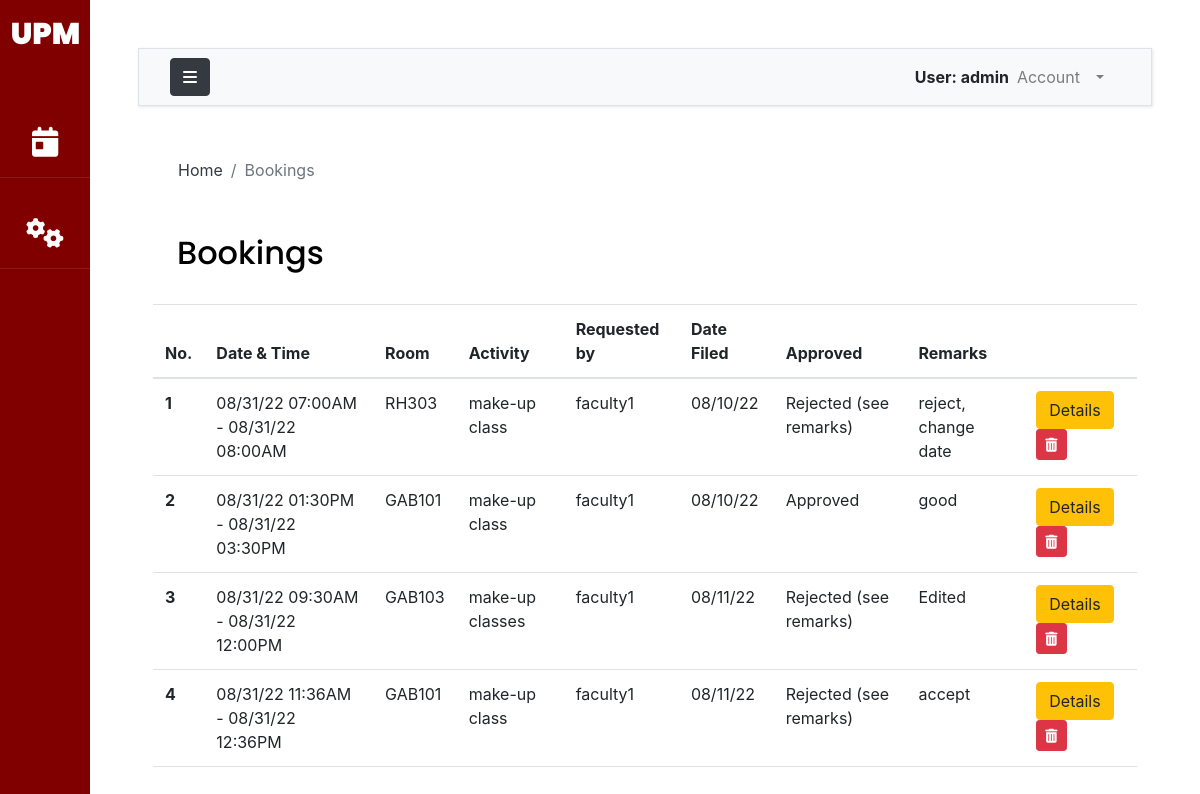
Page /booking/ (signed in) on the committed database.
### accounts/models.py (models this page shows, shortened)
class AuthUser(AbstractUser):
    FACULTY = 1
    STAFF = 2
    OCS = 3
    ADPD = 4
    AO = 5
    USER_TYPE_CHOICES = (
        (FACULTY, 'Faculty'),
        (STAFF, 'Staff'),
        (OCS, 'OCS'),
        (ADPD, 'ADPD'),
        (AO,'AO')
    )
    first_name = models.CharField(max_length=200)
    last_name = models.CharField(max_length=200)
    email = models.EmailField(unique=True, validators=[
        EmailValidator(allowlist=['up.edu.ph'])
    ])
    college = models.ForeignKey("UPM.College",on_delete=models.CASCADE,null=True,blank=True)
    department = models.ForeignKey("UPM.Department",on_delete=models.CASCADE,null=True,blank=True)
    user_type = models.PositiveSmallIntegerField(choices=USER_TYPE_CHOICES,null=True)
    def __str__(self):
        return self.username

### bookingapp/models.py (models this page shows, shortened)
class Booking(models.Model):
    room = models.ForeignKey(Room,on_delete=models.CASCADE,null=True)
    faculty =  models.ForeignKey(Faculty,on_delete=models.CASCADE,null=True,blank = True)
    approver =  models.ForeignKey(ADPD,on_delete=models.CASCADE,null=True,blank=True)
    booker = models.ForeignKey(AuthUser,on_delete=models.CASCADE,null=True,blank=True)
    dept_or_office = models.CharField(max_length=300,null=True,blank=True)
    organization = models.CharField(max_length=300,null=True,blank=True)
    subject = models.CharField(max_length=300, null=True,blank=True)
    activity = models.CharField(max_length=300,null=True)
    isApproved = models.BooleanField(null=True, blank = True)
    isEdited = models.BooleanField(null=True, blank = True)
    date_approved = models.DateField(null=True,blank=True)
    date_created = models.DateTimeField(auto_now_add=True,blank=True)
    start_time = models.DateTimeField(null=True)
    end_time = models.DateTimeField(null=True)
    numofstudents = models.IntegerField(null=True)
    equipment = models.TextField(null=True, blank=True)
    remarks = models.TextField(null=True, blank=True)

### UPM/models.py (models this page shows, shortened)
class Room(models.Model):
    name = models.CharField(max_length=300,null=True, unique=True)
    slug = models.SlugField(null=True)
    room_type =models.ForeignKey(RoomType,on_delete=models.CASCADE,null=True)
    college = models.ForeignKey(College,on_delete=models.CASCADE,null=True)
    building = models.ForeignKey(Building, on_delete=models.CASCADE, null=True)
    capacity = models.IntegerField()
    def __str__(self):
        return self.name

### bookingapp/views.py (the view)
# urls.py: path('', views.viewBookings, name='viewBookings'),
@login_required(login_url='loginPage')
def viewBookings(request):
    if request.user.user_type == 1 or request.user.user_type == 2:
        bookings = Booking.objects.filter(booker=request.user)
    elif request.user.user_type == None:
        bookings = Booking.objects.all()
    else:
        college = request.user.college
        print(college)
        bookings = Booking.objects.filter(room__college=college)
    context={'bookings':bookings}
    return render(request, 'booking/booking.html',context)

### templates/booking/booking.html (shortened to what this page needs)
{% extends 'base.html' %}
{% load static %}
{% load crispy_forms_tags %}
{% block breadcrumb %}
<nav aria-label="breadcrumb">
  <ol class="breadcrumb mt-3 ms-4 bg-body">
    <li class="breadcrumb-item"><a href="{% url 'indexPage' %}" class="text-dark">Home</a></li>
    <li class="breadcrumb-item active" aria-current="page">Bookings</li>
  </ol>
</nav>
{% endblock breadcrumb %}
{% block content %}
<div class = "container-fluid">
    <h2 class="py-4 px-4">Bookings</h2>
    <table class="table">
        <thead>
          <tr>
            <th scope="col">No.</th>
            <th scope="col">Date & Time</th>
            <th scope="col">Room</th>
            <th scope="col">Activity</th>
            <th scope="col">Requested by</th>
            <th scope="col">Date Filed</th>
            <th scope="col">Approved</th>
            <th scope="col">Remarks</th>
            <th scope="col"></th>
          </tr>
        </thead>
        <tbody>
          {% for booking in bookings %}
          <tr>
            <th scope="row">{{forloop.counter}}</th>
            <td>{{booking.start_time|date:"m/d/y h:iA"}} - {{booking.end_time|date:"m/d/y h:iA"}}</td>
            <td>{{booking.room}}</td>
            <td>{{booking.activity}}</td>
            <td>{{booking.booker}}</td>
            <td>{{booking.date_created|date:"m/d/y"}}</td>
            {% if booking.isApproved == True %}
                <td>Approved</td>
            {% elif booking.isApproved == False %}
                <td>Rejected (see remarks)</td>
            {% else %}
                <td>Not yet approved</td>
            {% endif %}
            <td>{{booking.remarks}}</td>
            <td>
              <a class='btn btn-warning ' href="{% url 'bookingDetails' booking.id%}"> Details</a>
              {% if booking.booker == request.user or request.user.user_type == 3 or request.user.user_type == None %}
              <button class='btn btn-danger btn-sm' data-bs-toggle="modal" data-bs-target="#deletePopup{{booking.id}}"><i class="fa-solid fa-trash-can"></i></button>
              {%endif%}
            </td>
          </tr>
          {% endfor %}
        </tbody>
      </table>
</div>
{% endblock content %}

### templates/base.html (shortened to what this page needs)
{% load static %}
{% load crispy_forms_tags %}
<!DOCTYPE html>
<html lang="en">
    <head>
        {% include 'css_modules.html' %}
    </head>
    <body>
        <div class="wrapper d-flex align-items-stretch">
            <nav id="sidebar" class="active">
                <h1><a href="{% url 'indexPage' %}" class="logo mt-2 pt-2">UPM</a></h1>
                <ul class="list-unstyled components mb-5">
                    {% if request.user.is_authenticated %}
                    <li>
                        <a href="{% url 'viewBookings' %}"><i class="fa-solid fa-calendar-day"></i> <span class="link_label ms-1"> Bookings</span></a>
                    </li>
                        {% if request.user.user_type == none %}
                        <li>
                            <a data-bs-toggle="collapse" href="#collapseOptions" role="button" aria-expanded="false" aria-controls="collapseOptions" id="clps"><i class="fa fa-cogs"></i> <span class="link_label">Administrator</span></a>
                        </li>
                        {% endif %}
                    {% else %}
                    <li>
                        <a href="{% url 'roomView' %}"><i class="fa-solid fa-door-closed"></i> <span class="link_label ms-1">View Rooms</span></a>
                    </li>
                    {% endif %}
                </ul>
            </nav>
            <div id="content" class="p-4 p-md-5 bg-body">
                <nav class="navbar navbar-expand-lg navbar-light bg-light border">
                    <div class="container-fluid">
                        <button type="button" id="sidebarCollapse" class="btn btn-dark">
                            <i class="fa fa-bars"></i>
                        </button>
                        <div class="collapse navbar-collapse" id="navbarSupportedContent">
                            <ul class="nav navbar-nav ml-auto">
                                <span class="fw-bolder mt-2">User: {{request.user}}</span>
                                {% if request.user.is_authenticated %}
                                <li class="nav-item dropdown me-3 pe-3">
                                        <a class="nav-link dropdown-toggle" href="#" id="navbarDropdown" role="button" data-bs-toggle="dropdown" aria-expanded="false">
                                        Account
                                        </a>
                                    </li>
                                {% else %}
                                    <a class='text-secondary mt-2 ms-2 me-3 pe-3' href="{% url 'loginPage' %}" id="navbarDropdown" >
                                       <strong>Log In</strong>
                                    </a>
                                {% endif %}
                            </ul>
                        </div>
                    </div>
                </nav>
                <main>
                    <div class="app-title">
                        {% block breadcrumb %}
                        {% endblock breadcrumb %}
                    </div>
                    {% block content %}
                    {% endblock content %}
                </main>
            </div>
		</div>
    </body>
</html>

### rows in the picture
AuthUser: user "admin"
Booking: start_time "08/31/22 07:00AM", end_time "08/31/22 08:00AM", room "RH303", activity "make-up class", booker "faculty1", date_created "08/10/22", isApproved "Rejected (see remarks)", remarks "reject, change date"
Booking: start_time "08/31/22 01:30PM", end_time "08/31/22 03:30PM", room "GAB101", activity "make-up class", booker "faculty1", date_created "08/10/22", isApproved "Approved", remarks "good"
Booking: start_time "08/31/22 09:30AM", end_time "08/31/22 12:00PM", room "GAB103", activity "make-up classes", booker "faculty1", date_created "08/11/22", isApproved "Rejected (see remarks)", remarks "Edited"
Booking: start_time "08/31/22 11:36AM", end_time "08/31/22 12:36PM", room "GAB101", activity "make-up class", booker "faculty1", date_created "08/11/22", isApproved "Rejected (see remarks)", remarks "accept"
